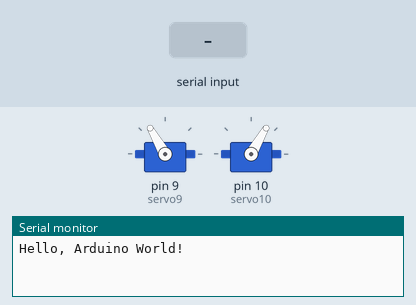
Bench run of a sketch on a simulated Arduino Uno, built with avr-gcc and run on an emulated ATmega328P. On the bench: 2 × servo, the last lines printed to the serial monitor. Inputs (shaded band) come from the test bench. At 4.0 s the program stops and its outputs stay as they are.

Above: at 2.0 s.
2.1 s: "e" received over Serial
At 3.6 s:
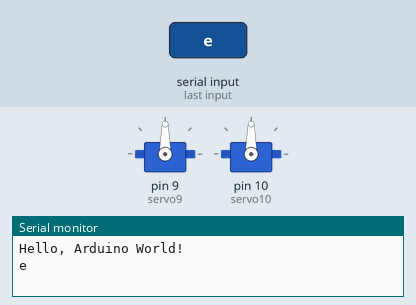
Timing chart, 0 to 5.1 s (numbered marks = the images above; inputs shaded):
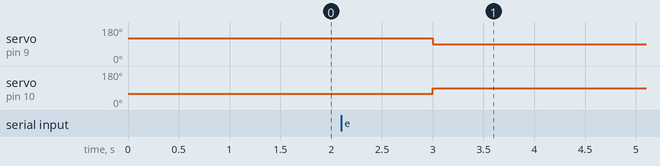

Measured:
- after the input at 2.1 s, servo on pin 9 (servo9): 120° → 90° after 0.90 s; servo on pin 10 (servo10): 60° → 90° after 0.90 s

The sketch:

sketch_arduino_servo.ino
```cpp
#include<Servo.h>

Servo servo9;
Servo servo10;

void setup() {
  Serial.begin(9600);
  Serial.println("Hello, Arduino World!");
  // uint8_t CONTROL_PIN = 10; // Servo.h の仕様で、9 pin か 10 pin のみ
  servo9.attach(9);
  servo10.attach(10);
  pinMode(9, OUTPUT);
  pinMode(10, OUTPUT);
}

void loop() {
  char key;

  // 30° だけ倒す（向かい合うので逆向き）
  servo9.write(120);
  servo10.write(60); // degree in [0, 180]
  delay(1000); // safe margin
  // Serial.println("in the loop...");

  // 'e' が入力されたら元に戻して終了する
  if (Serial.available()) {
    key = Serial.read();
    Serial.write(key);
    if (key == 'e') {
      servo9.write(90); // offset value
      servo10.write(90);
      delay(1000); // safe margin
      exit(0); // exit program
    }
  }
}
```
